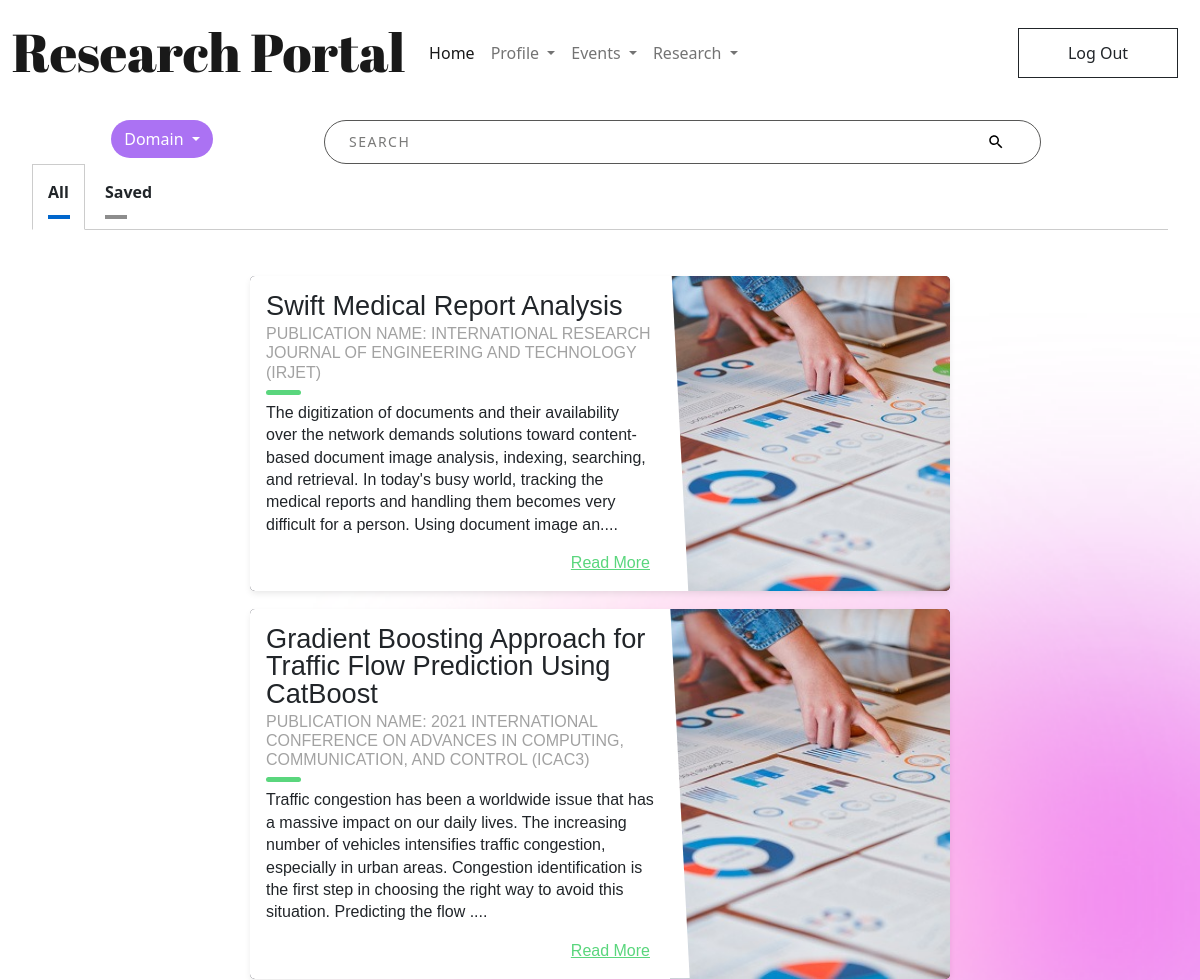
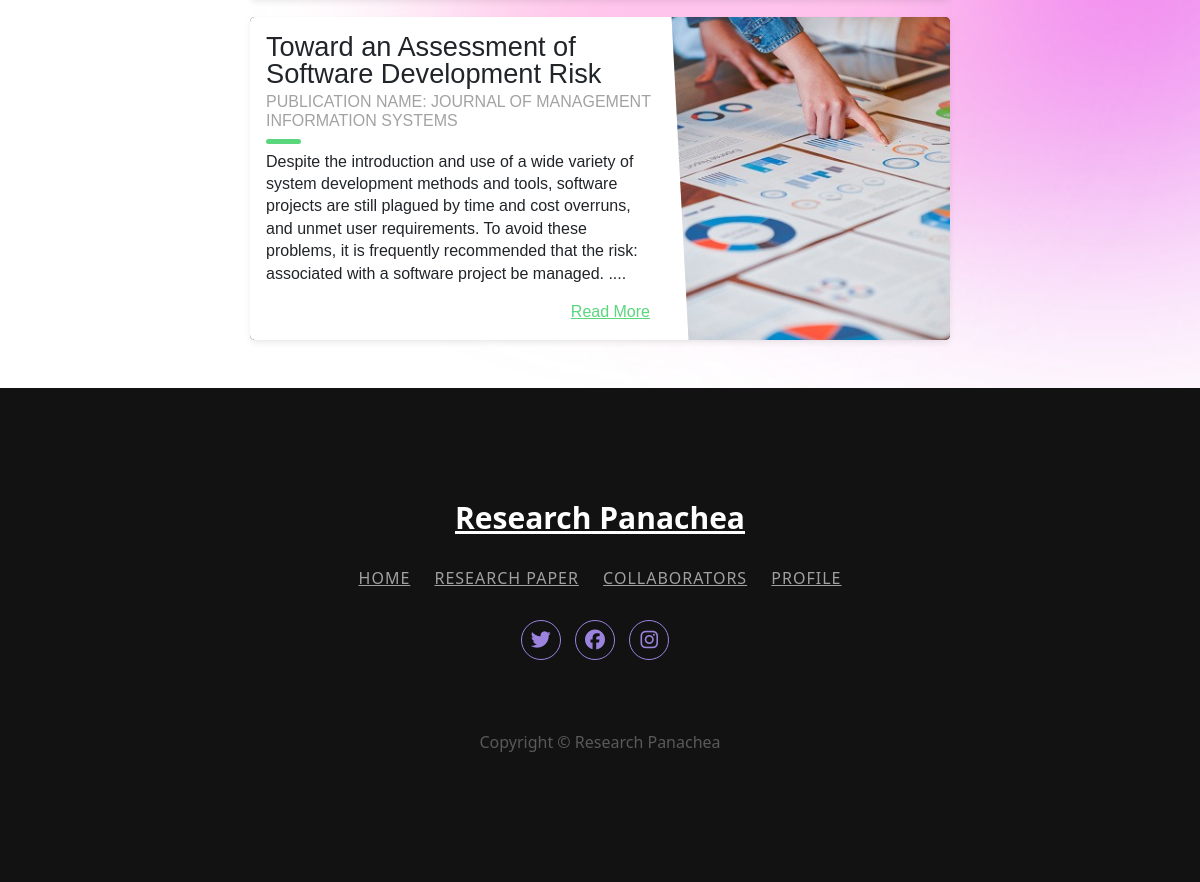
Screenshot of /researchpapers/ (signed in) with the database file from the repository (2 pictures, top to bottom).
### users/models.py (models this page shows)
class ResearchPapers(models.Model):
    title = models.CharField(max_length=500)
    abstract = models.TextField()
    collab_ids = models.CharField(max_length=500, null=True)
    conference_name = models.CharField(max_length=200,null=True)
    journal_name = models.CharField(max_length=200,null=True)
    domain = models.CharField(max_length=200, null=True)
    keywords = models.TextField(null=True)
    doi = models.CharField(max_length=300,null=True)
    media = models.FileField(upload_to = 'users_media/research_papers',null=True)
    url = models.TextField(null=True)
    published_date = models.DateTimeField(null=True)
    created_at = models.DateTimeField(auto_now_add=True)

### users/views.py (the view)
# urls.py: path('researchpapers/',views.researchpapers, name = "researchpapers"),
def researchpapers(request):
    if 'username' in request.session:
        username = request.session['username']
        cuser = Users.objects.filter(username = username)[0]
        if request.method == "GET":
            allpapers = ResearchPapers.objects.all()
            r_usernames = []
            for r in allpapers:
                r.abstract = r.abstract[:300]+"...."
                r_user = UserResearch.objects.filter(research_id= r.id)[0]
                user = Users.objects.filter(id= r_user.user_id)[0]
                r_usernames.append(user.username)
            user = Users.objects.filter(username = username)[0]
            saved_papers = []
            saved_papers_ids = UserResearch.objects.filter(user_id= user.id).all()
            for ppr in saved_papers_ids:
                paper = ResearchPapers.objects.filter(id= ppr.research_id)[0]
                saved_papers.append(paper)
            print(saved_papers)
            context = {
                'allpapers':allpapers,
                'saved_papers':saved_papers,
                'r_usernames':r_usernames,
                'cuser':cuser
            }
            return render(request,'researchpaper.html',context)
    else:
        return redirect('/login/')

### collaboration/templatetags/index.py (called while the page is built)
@register.filter
def index(indexable, i):
    return indexable[i]

### templates/researchpaper.html (shortened to what this page needs)
{% load static %} {% load index %}
<!DOCTYPE html>
<html lang="en">
  <head>
    <link
      href="https://cdn.jsdelivr.net/npm/bootstrap@5.0.2/dist/css/bootstrap.min.css"
      rel="stylesheet"
    />
    <link
      rel="stylesheet"
      type="text/css"
      href="{% static 'css/researchpaper.css' %}"
    />
  </head>
  <body style="background-image: url('../static/img/light-bg.png')">
    <nav id="mynav" class="navbar fixed-top navbar-expand-lg navbar-light">
      <div class="container-fluid">
        <a class="navbar-brand" href="#">Research Portal</a>
        <div class="collapse navbar-collapse" id="navbarSupportedContent">
          <ul class="navbar-nav me-auto mb-2 mb-lg-0">
            <li class="nav-item">
              <a class="nav-link active" aria-current="page" to="/">Home</a>
            </li>
            <li class="nav-item dropdown">
              <a
                class="nav-link dropdown-toggle"
                href="#"
                id="navbarDropdown"
                role="button"
                data-bs-toggle="dropdown"
                aria-expanded="false"
              >
                Profile
              </a>
            </li>
            <li class="nav-item dropdown">
              <a
                class="nav-link dropdown-toggle"
                href="#"
                id="navbarDropdown"
                role="button"
                data-bs-toggle="dropdown"
                aria-expanded="false"
              >
                Events
              </a>
            </li>
            <li class="nav-item dropdown">
              <a
                class="nav-link dropdown-toggle"
                href="#"
                id="navbarDropdown"
                role="button"
                data-bs-toggle="dropdown"
                aria-expanded="false"
              >
                Research
              </a>
            </li>
          </ul>
          <form class="d-flex">
            <button type="button" class="btn btn-outline-dark navbar-btn">
              Log Out
            </button>
          </form>
        </div>
      </div>
    </nav>
    <div class="Container rp-container">
      <form id="search-form">
        <div class="row row-w">
          <div class="col-12">
            <div class="row no-gutters">
              <div
                class="col-lg-3 col-md-3 col-sm-12 p-0 d-flex justify-content-center"
              >
                <div class="dropdown">
                  <button
                    class="btn dropdown-toggle domain-btn"
                    type="button"
                    id="dropdownMenuButton1"
                    data-bs-toggle="dropdown"
                    aria-expanded="false"
                  >
                    Domain
                  </button>
                </div>
              </div>
              <div class="col-lg-8 col-md-6 col-sm-12 p-0">
                <div class="search__container">
                  <input
                    class="search__input"
                    type="text"
                    placeholder="Search"
                  />
                </div>
              </div>
              <div class="col-lg-1 col-md-3 col-sm-12 p-0"></div>
            </div>
          </div>
        </div>
      </form>
      <div class="tabset">
        <label for="tab1">All</label>
        <label for="tab2">Saved</label>
        <div class="tab-panels">
          <section id="marzen" class="tab-panel">
            {% for r in allpapers %}
            <div class="blog-card alt">
              <div class="meta">
                <div
                  class="photo"
                  style="background-image: url('../static/img/analysis.jpeg')"
                ></div>
                <ul class="details">
                  <li class="author">
                    <a href="#">{{ r_usernames|index:forloop.counter0 }}</a>
                  </li>
                  <li class="date">July. 15, 2015</li>
                  <li class="tags">
                    <ul>
                      <li><a href="#">{{r.domain}}</a></li>
                    </ul>
                  </li>
                </ul>
              </div>
              <div class="description">
                <h1>{{r.title}}</h1>
                {% if r.journal_name %}
                <h2>Publication Name: {{ r.journal_name }}</h2>
                {% elif r.conference_name %}
                <h2>Publication Name: {{ r.conference_name }}</h2>
                {% endif %}
                <p>{{r.abstract}}</p>
                <p class="read-more">
                  <a href="/viewresearchpaper/{{r.id}}">Read More</a>
                </p>
              </div>
            </div>
            {% endfor %}
          </section>
        </div>
      </div>
    </div>
  </body>
  <footer class="footer-07">
    <div class="container">
      <div class="row justify-content-center">
        <div class="col-md-12 text-center">
          <h2 class="footer-heading">
            <a href="#" class="logo">Research Panachea</a>
          </h2>
          <p class="menu">
            <a href="/">Home</a>
            <a href="/researchpapers/">Research Paper</a>
            <a href="#">Collaborators</a>
            <a href="/userprofile/">Profile</a>
          </p>
          <ul class="ftco-footer-social p-0">
            <li class="ftco-animate">
              <a
                href="#"
                data-toggle="tooltip"
                data-placement="top"
                title="Twitter"
                ><span class="fab fa-twitter"></span
              ></a>
            </li>
            <li class="ftco-animate">
              <a
                href="#"
                data-toggle="tooltip"
                data-placement="top"
                title="Facebook"
                ><span class="ion-logo-facebook"
                  ><i class="fab fa-facebook"></i></span
              ></a>
            </li>
            <li class="ftco-animate">
              <a
                href="#"
                data-toggle="tooltip"
                data-placement="top"
                title="Instagram"
                ><span class="fab fa-instagram"></span
              ></a>
            </li>
          </ul>
        </div>
      </div>
      <div class="row mt-5">
        <div class="col-md-12 text-center">
          <p class="copyright">Copyright &copy; Research Panachea</p>
        </div>
      </div>
    </div>
  </footer>
</html>

### rows the page displays
ResearchPapers: title "Swift Medical Report Analysis", journal_name "INTERNATIONAL RESEARCH JOURNAL OF ENGINEERING AND TECHNOLOGY (IRJET)", abstract "The digitization of documents and their availability over the network demands solutions toward content-based document image analysis, indexing, searching, and retrieval. In today's busy world, tracking the medical reports and handling them becomes very difficult for a person. Using document image an...."
ResearchPapers: title "Gradient Boosting Approach for Traffic Flow Prediction Using CatBoost", conference_name "2021 INTERNATIONAL CONFERENCE ON ADVANCES IN COMPUTING, COMMUNICATION, AND CONTROL (ICAC3)", abstract "Traffic congestion has been a worldwide issue that has a massive impact on our daily lives. The increasing number of vehicles intensifies traffic congestion, especially in urban areas. Congestion identification is the first step in choosing the right way to avoid this situation. Predicting the flow ...."
ResearchPapers: title "Toward an Assessment of Software Development Risk", journal_name "JOURNAL OF MANAGEMENT INFORMATION SYSTEMS", abstract "Despite the introduction and use of a wide variety of system development methods and tools, software projects are still plagued by time and cost overruns, and unmet user requirements. To avoid these problems, it is frequently recommended that the risk: associated with a software project be managed. ...."
